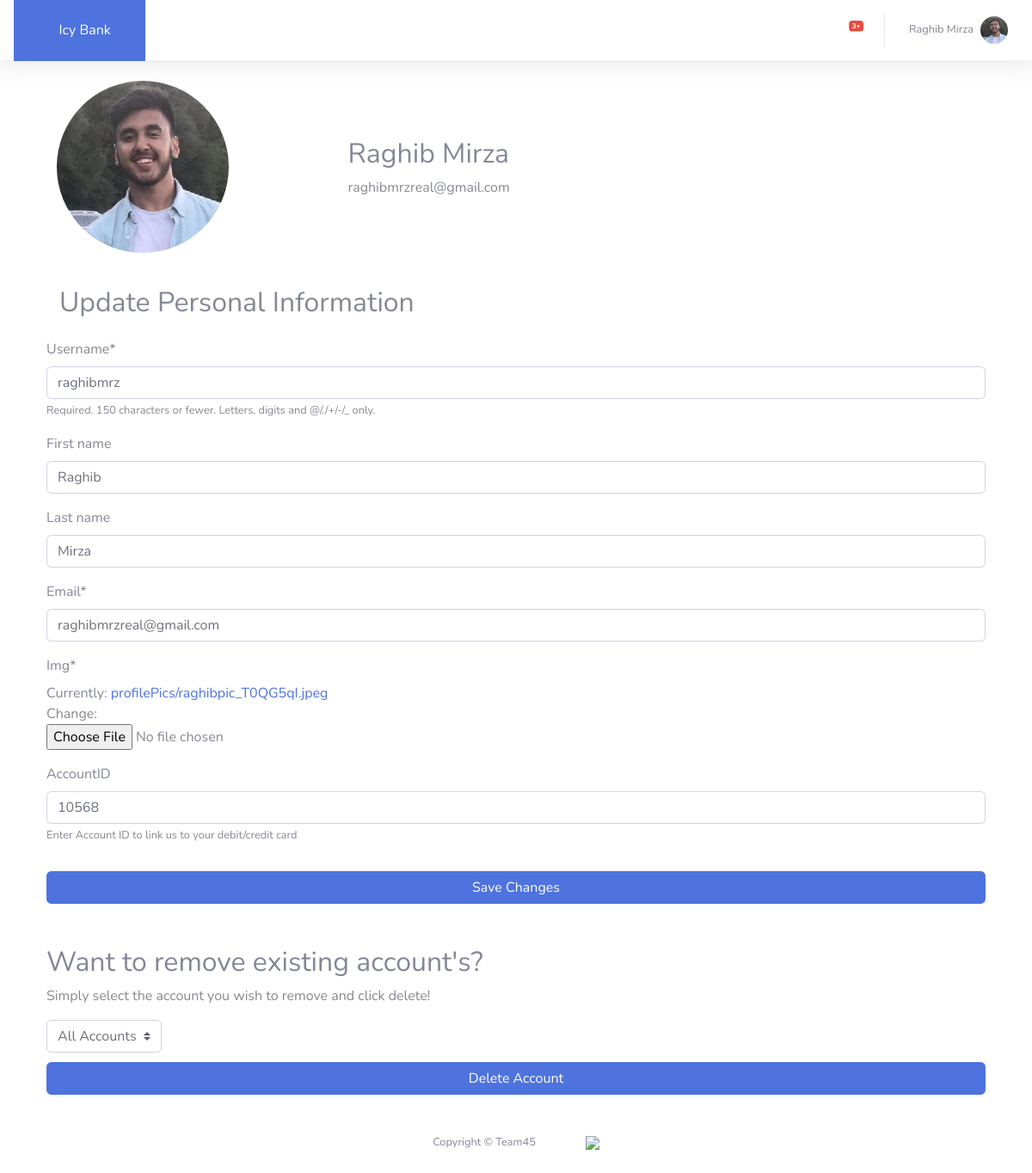
The app's page /home/profile (signed in), older data.
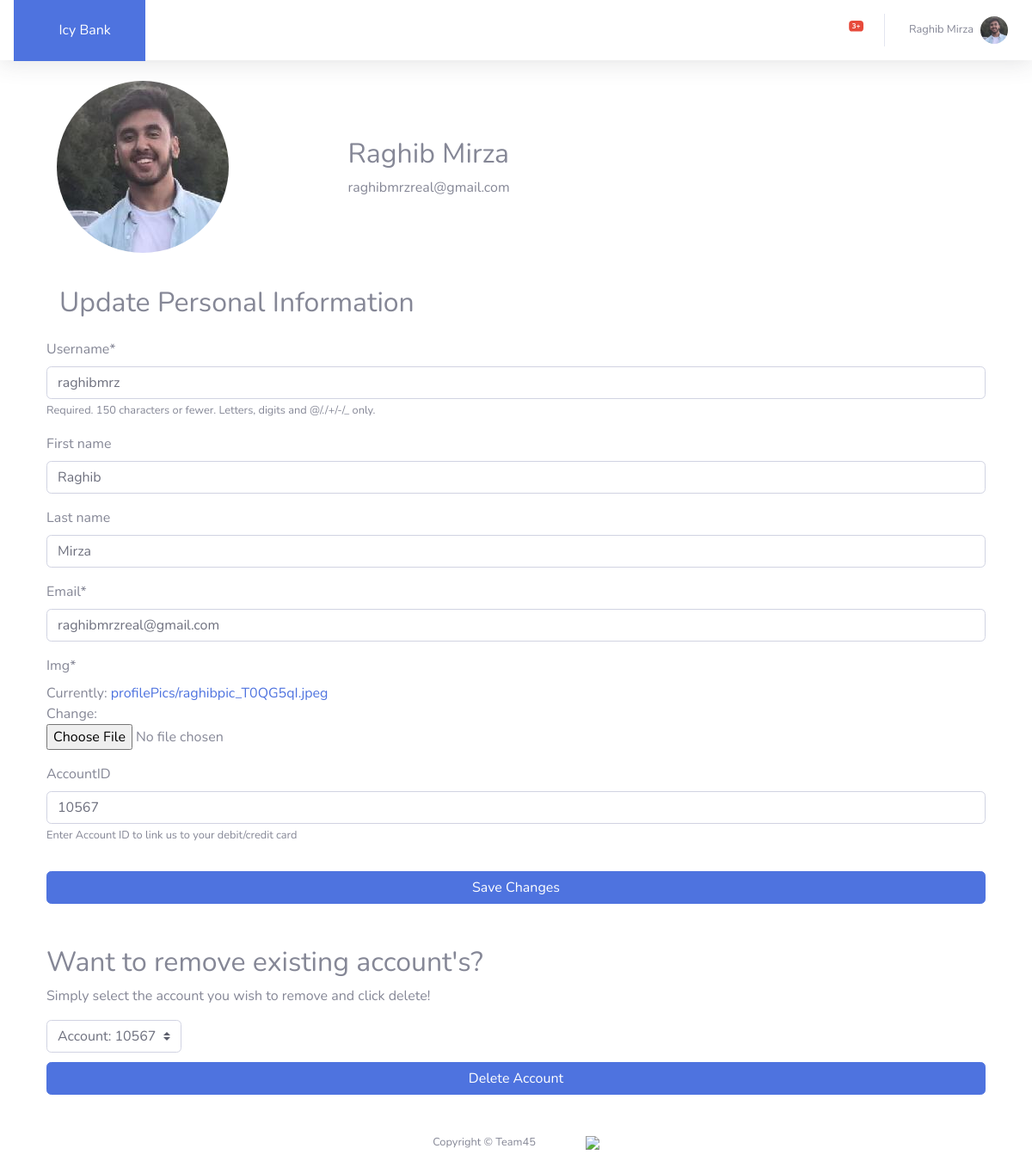
The same page, newer data.
### users/models.py (models this page shows, shortened)
class Profile(models.Model):
    user = models.OneToOneField(User, on_delete=models.CASCADE)
    img = models.ImageField(default='default.png', upload_to='profilePics')
    accountID = models.CharField(max_length=14, blank=True,
                                 help_text="Enter Account ID to link us to your debit/credit card")
    accountIDList = models.CharField(max_length=128, blank=True)
    def getAccount(self):
        return Account.objects.filter(user__username=self.user.username).values_list('accountid', flat=True)

### transactions/views.py (the view)
# urls.py: path('profile', views.profile, name='profile'),
@login_required
def profile(request):
    request.session.set_expiry(600)
    if request.method == 'POST':
        uForm = UserUpdateForm(request.POST, request.FILES, instance=request.user)
        pForm = ProfileUpdateForm(request.POST, request.FILES, instance=request.user.profile)
        if uForm.is_valid() and pForm.is_valid():
            newAccountID = pForm.cleaned_data.get('accountID')
            request.user.profile.addToAccountList(newAccountID)
            uForm.save()
            pForm.save()
            messages.success(request, f'Account successfully updated')
            return redirect('profile')
    else:
        uForm = UserUpdateForm(instance=request.user)
        pForm = ProfileUpdateForm(instance=request.user.profile)
    context = {
        'uForm': uForm,
        'pForm': pForm,
        'accountIDs': getStrAccountIDs(request.user.profile)
    }
    return render(request, "transactions/profile.html", context)

### users/forms.py
class UserUpdateForm(forms.ModelForm):
    email = forms.EmailField()
    class Meta:
        model = User
        fields = ['username', 'first_name', 'last_name', 'email']

class ProfileUpdateForm(forms.ModelForm):
    class Meta:
        model = Profile
        fields = ['img', 'accountID']

### transactions/utils.py (called while the page is built)
def getStrAccountIDs(profile):
    accountList = []
    for accounts in profile.getAccount():
        accountList.append(str(accounts))
    return accountList

### transactions/templates/transactions/profile.html (shortened to what this page needs)
{% extends "transactions/base.html" %}
{% load crispy_forms_tags %}
{% block ctt %}
<div class="content-section">
	<div class="media">
		<div class="col-xl-3 col-md-6 mb-4">
			<img class="rounded-circle account-img" src="{{ user.profile.img.url }}">
		</div>
		<div class="col-xl-3 col-md-6 mb-4" style="margin: 6%">
			<h2 class="account-heading">{{ user.first_name }} {{ user.last_name }}</h2>
			<p class="test-secondary">{{ user.email }}</p>
		</div>
	</div>
	<h2 style="padding: 15px">
		Update Personal Information
	</h2>
	<form method="POST" enctype="multipart/form-data">
		<fieldset class="form-group">
			{{ uForm|crispy }}
			{{ pForm|crispy }}
		</fieldset>
		<div class="form-group">
			<button class="btn btn-primary btn-user btn-block" type="submit">
				Save Changes
			</button>
		</div>
	</form>
	<div style="padding-top: 3%">
		<h2 class="account-heading" >
		Want to remove existing account's?</h2>
		<p class="test-secondary">Simply select the account you wish to remove and click delete!</p>
	</div>
	<form action="{% url 'delete' %}" method="POST">
		<select class="custom-select w-auto" name="accountDropdown" style="margin-bottom: 1%">
		{% for account in accountIDs %}
			<option value="{{account}}">Account: {{ account }}</option>
		{% endfor %}
			<option value="All">All Accounts</option>
		</select>
		<div class="form-group">
			<input class="btn btn-primary btn-user btn-block" type="submit" value="Delete Account">
		</div>
	</form>
</div>
{% endblock ctt %}

Row changes from the older to the newer data that the page shows:
changed Profile: accountID "10568" → "10567"
Text that changed along with them:
form field accountDropdown: "All Accounts" → "Account: 10567"
